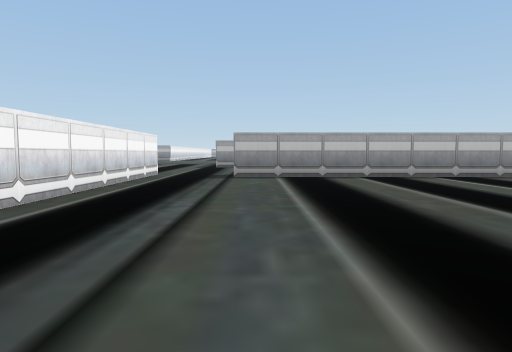
View 1 (above)

22 first-person views from a walk through a scene from a Unity 3-D project. The camera is 0.55 m above the floor, tilts 4° down and sees 75° across. The floor is counted in squares, 1 m on a side. Each view is taken from the middle of a square. On the plan, view 1 faces up. The plan holds only what a view shows up to about 9 squares ahead; the rest is blank. The place goes on beyond the plan.

View 2
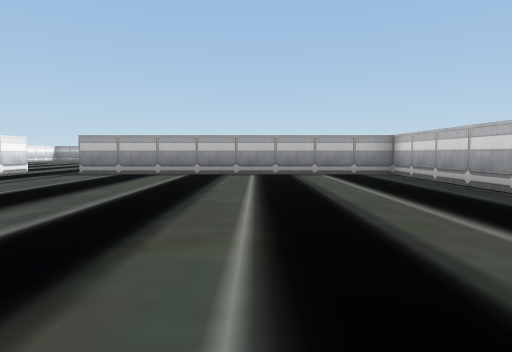

View 3
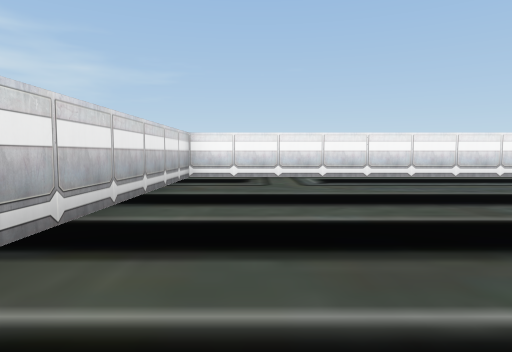

View 4
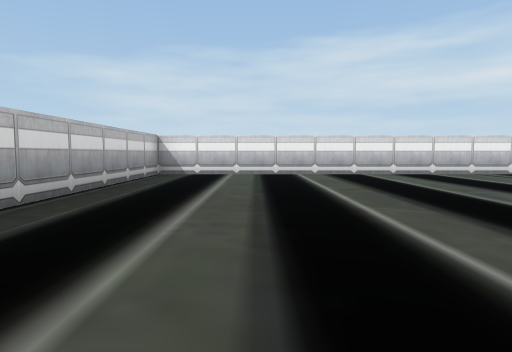

View 5
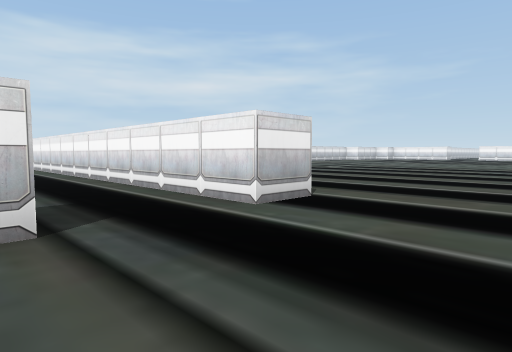

View 6
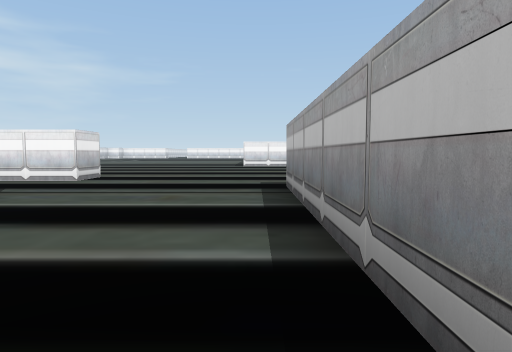

View 7
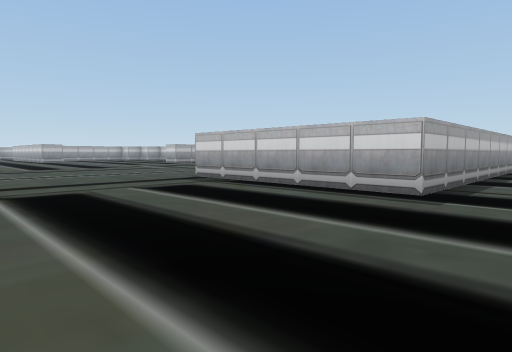

View 8
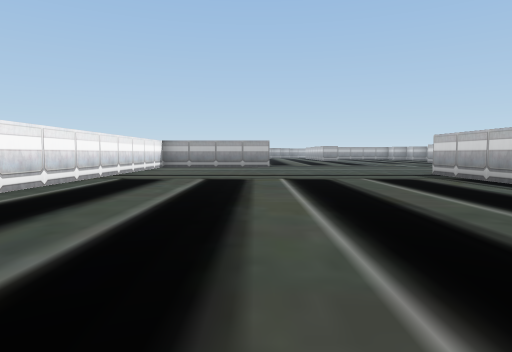

View 9
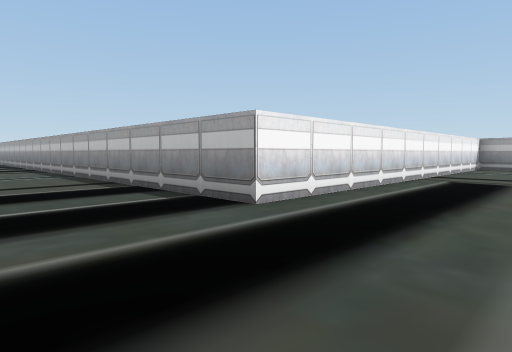

View 10
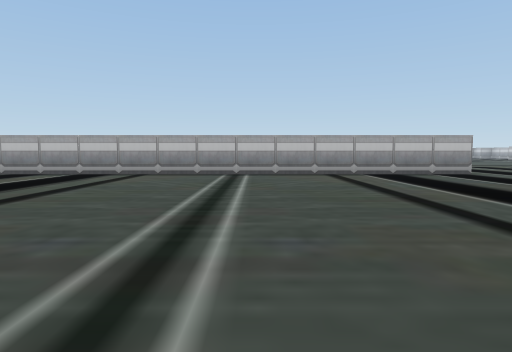

View 11
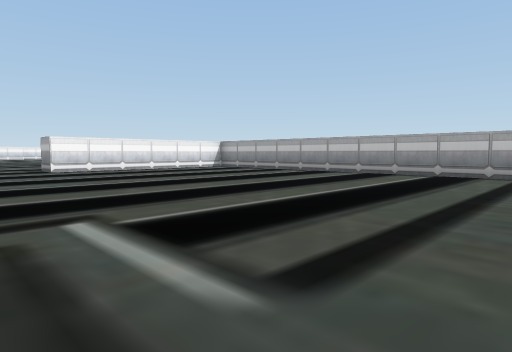

View 12
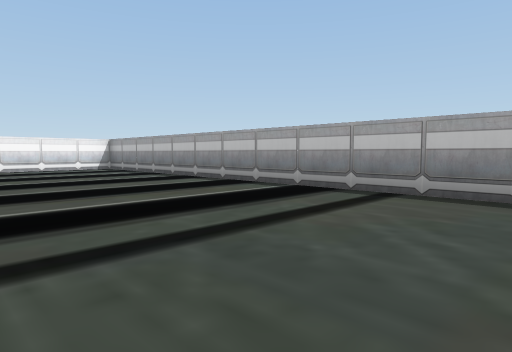

View 13
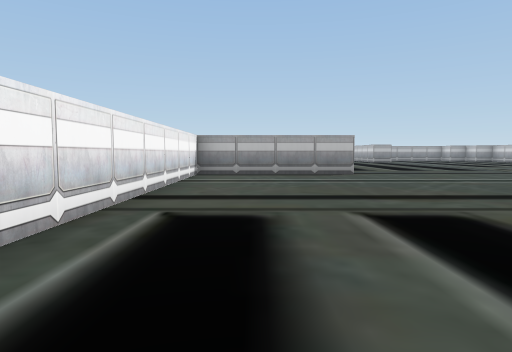

View 14
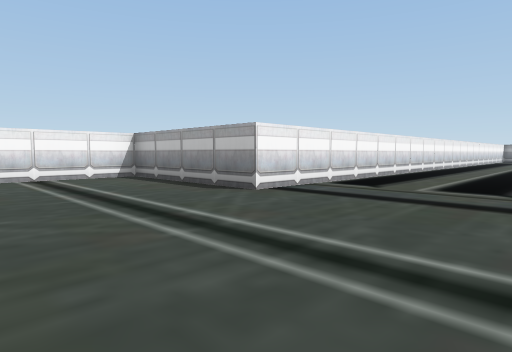

View 15
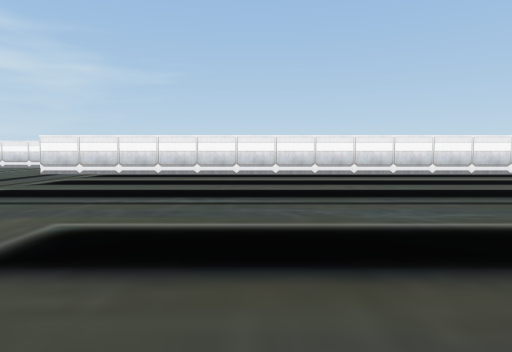

View 16
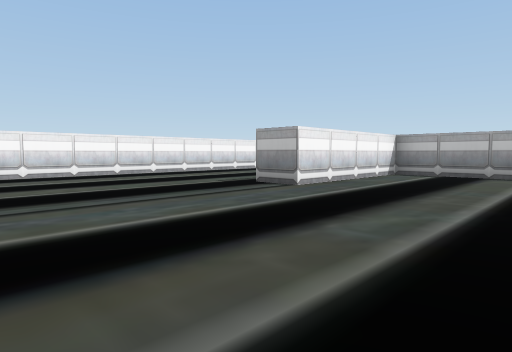

View 17
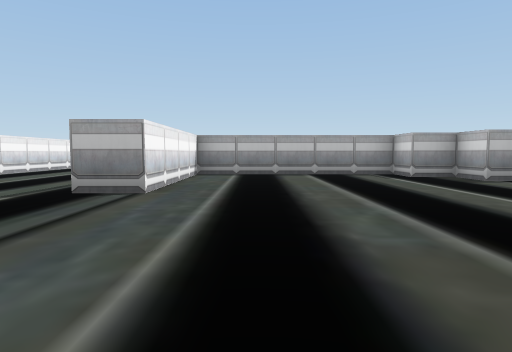

View 18
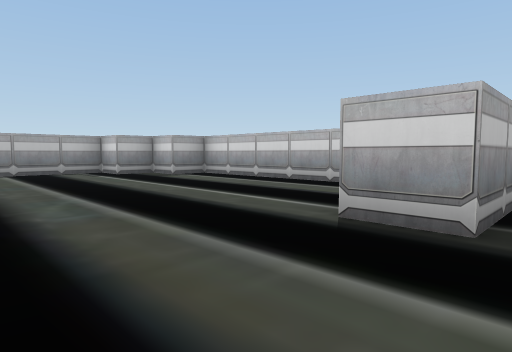

View 19
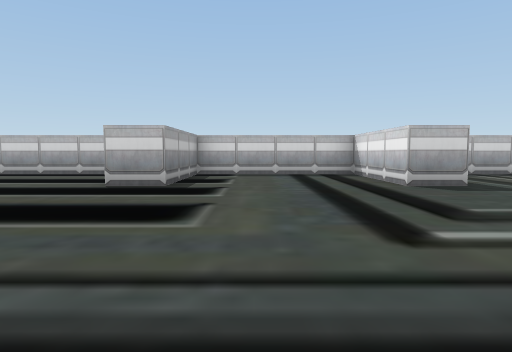

View 20
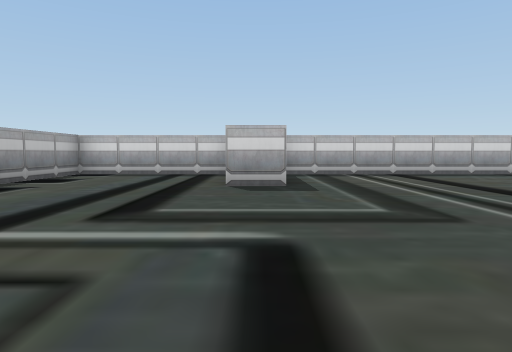

View 21
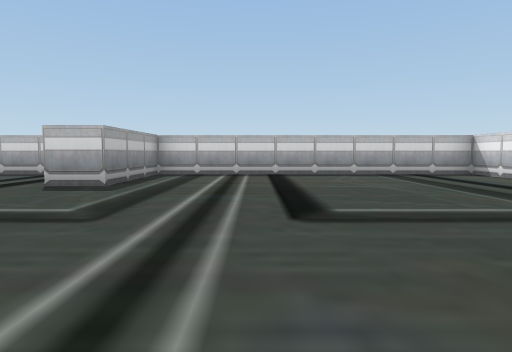

View 22
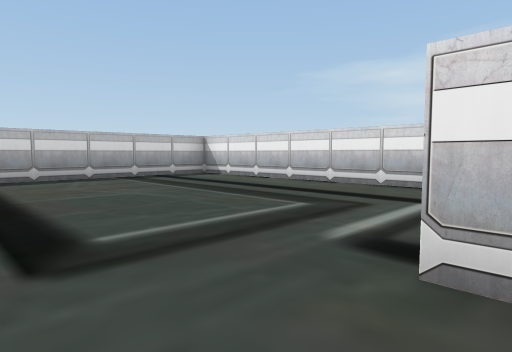

### Floor plan
Points are (right, up) in squares from view 1. A wall is a line through its corners. A room is listed if a view was taken in it or the views show most of it. See-through windows are left out.
Room 1 (views 1, 2, 3, 4)
walls: (-2.5, 7.5) (-2.5, -2.5) (7.5, -2.5) (7.5, 7.5) (-0.5, 7.5)
ways out: opening at (-1.5, 8) to room 2
Room 2 (views 5, 6, 7, 8, 9, 10, 11, 12, 13, 14, 15, 16, 17, 18, 19, 20, 21, 22)
walls: (-3.5, 8.5) (-2.5, 8.5) (-2.5, 7.5); (0.8, 13.5) (6.5, 13.5) (6.5, 21.5) (3.5, 21.5) (3.5, 22.5) (6.5, 22.5) (6.5, 26.5) (3.5, 26.5) (3.5, 27.5); (5.2, 12.5) (-1.5, 12.5) (-1.5, 17.5); (-5.5, 33.6) (-5.5, 21.5) (-9.5, 21.5) (-9.5, 11.5) (-24.4, 11.5); (6.5, 28.8) (6.5, 33.5) (5.5, 33.5) (5.5, 34.5) (4.5, 34.5) (4.5, 35.5) (-0.5, 35.5) (-0.5, 31.5) (-1.5, 31.5); (-5.5, 36.1) (-5.5, 35.4)
ways out: opening at (-1.5, 8) to room 1

Positions as (right, up) in squares from view 1, and headings:
1: (0, 0), facing up
2: (4, -1), facing up
3: (5, -1), facing left
4: (5, 6), facing down
5: (0, 11), facing down-left
6: (4, 12), facing left
7: (-6, 11), facing up-right
8: (-6, 9), facing up
9: (-7, 9), facing up-left
10: (-15, 3), facing up
11: (-17, 3), facing up-left
12: (-16, 7), facing up-left
13: (-8, 13), facing up
14: (-2, 18), facing up-left
15: (3, 27), facing left
16: (3, 27), facing up-left
17: (1, 27), facing up
18: (1, 26), facing up-right
19: (-2, 25), facing right
20: (-2, 22), facing right
21: (-2, 19), facing right
22: (-1, 19), facing down-right
